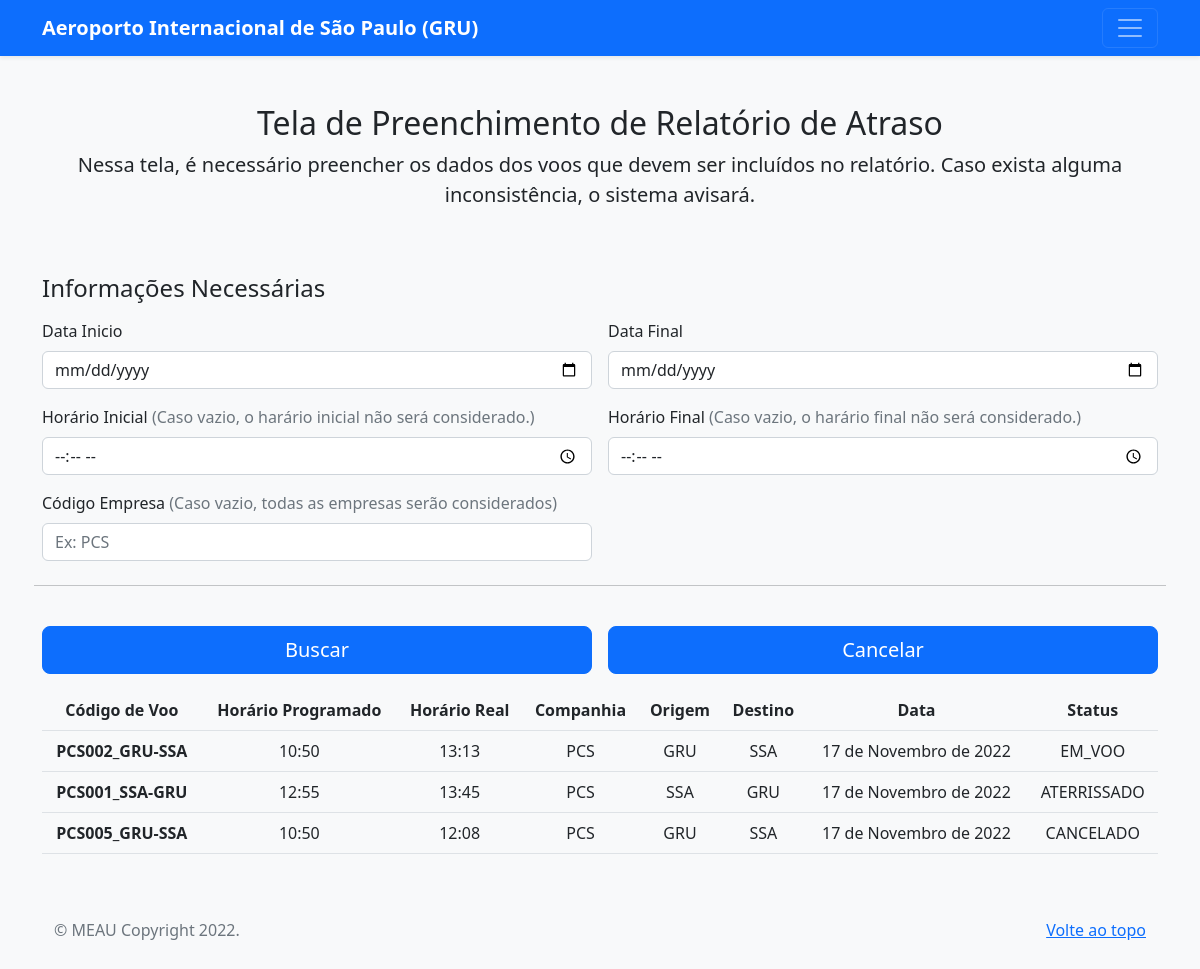
The page /preenchimentoPeriodo/ on the database as committed earlier.
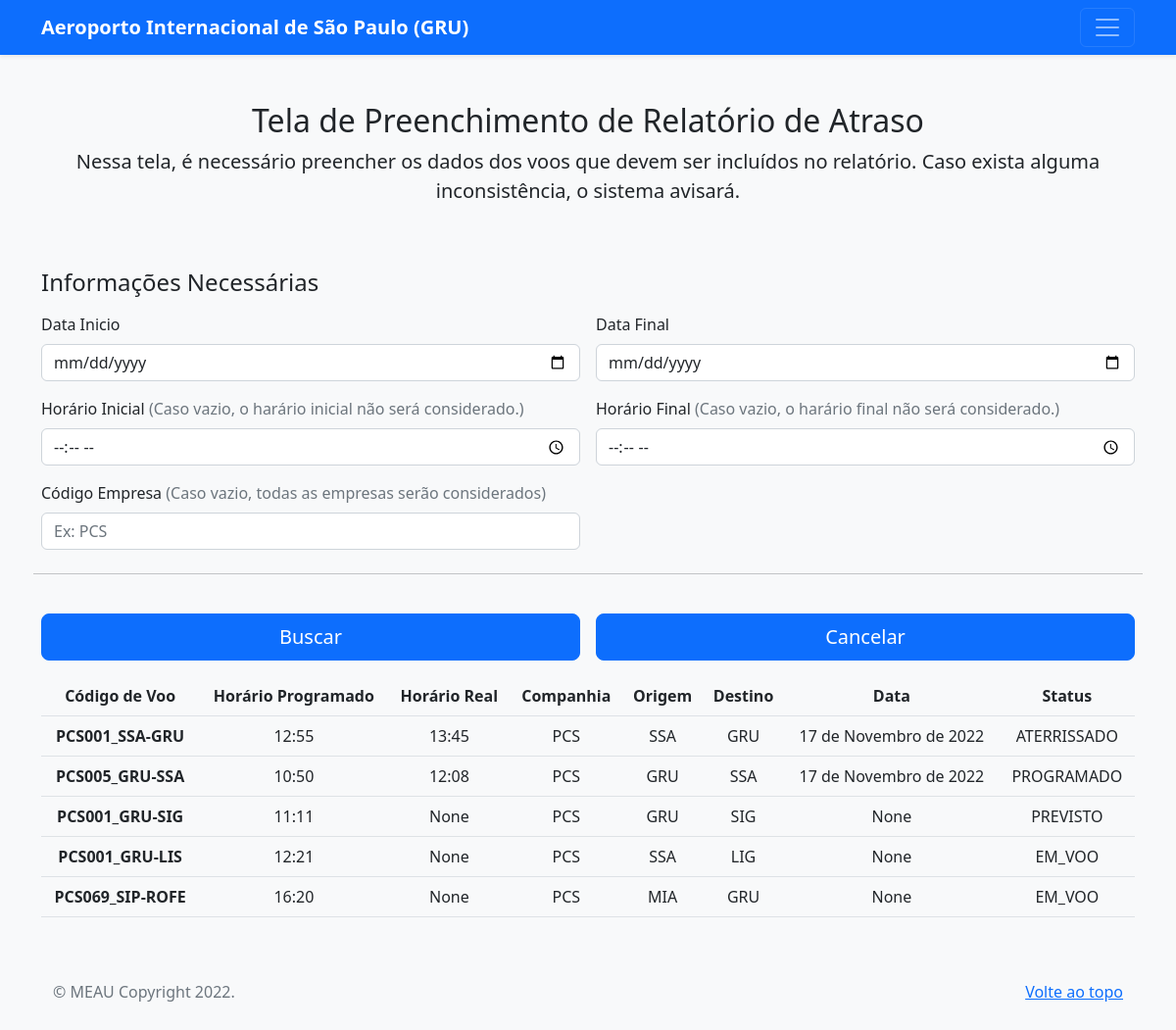
The same page on the database as committed later.
### book/models.py (models this page shows, shortened)
class Historico(models.Model):
    class Status(models.TextChoices):
            PREVISTO = 'PREVISTO'
            EMBARCANDO = 'EMBARCANDO'
            CANCELADO = 'CANCELADO'
            PROGRAMADO = 'PROGRAMADO'
            TAXIANDO = 'TAXIANDO'
            PRONTO = 'PRONTO'
            AUTORIZADO = 'AUTORIZADO'
            EM_VOO = 'EM_VOO'
            ATERRISSADO = 'ATERRISSADO'
    id = models.AutoField(primary_key=True)
    voo  = models.ForeignKey(Voo, on_delete=models.CASCADE)
    data = models.DateField()
    horarioReal = models.TimeField()
    status = models.CharField(choices=Status.choices, max_length=30)
    class Meta:
        db_table = 'historico'

class Voo(models.Model):
    id = models.AutoField(primary_key=True)
    codigoVoo = models.CharField(max_length=14, unique=True)
    companhia = models.CharField(max_length=20)
    origem = models.CharField(max_length=30)
    destino = models.CharField(max_length=30)
    horarioProgramado = models.TimeField()
    class Meta:
        db_table = 'voo'

### book/views.py (the view, shortened to what this page needs)
# urls.py: path('preenchimentoPeriodo/', views.preenchimentoPeriodo, name='periodo'),
def preenchimentoPeriodo(request):
    periodos = Historico.objects.select_related("voo")
    return render(request, "preenchimentoPeriodo.html", {'periodos': periodos})

### template/preenchimentoPeriodo.html (shortened to what the changed rows need)
<!doctype html>
<html lang="pt-br">
<head>
    <link href="../static/css/bootstrap.min.css" rel="stylesheet">
    <link href="../static/js/form-validation.js" rel="stylesheet">
</head>
<body class="bg-light">
    <div class="container">
        <main>
            <div class="py-5 text-center">
                <h2>Tela de Preenchimento de Relatório de Atraso</h2>
            </div>
            <div>
                <div>
                    <form action={% url 'periodo' %} method="POST" class="needs-validation">
                        <table class="table text-center">
                            <tr>
                                <th scope="col">Código de Voo</th>
                                <th scope="col">Horário Programado</th>
                                <th scope="col">Horário Real</th>
                                <th scope="col">Companhia</th>
                                <th scope="col">Origem</th>
                                <th scope="col">Destino</th>
                                <th scope="col">Data</th>
                                <th scope="col">Status</th>
                            </tr>
                            {% for x in periodos %}
                            <tr class="center-text">
                                <th scope="row">{{ x.voo.codigoVoo }}</th>
                                <td>{{ x.voo.horarioProgramado }}</td>
                                <td>{{ x.horarioReal }}</td>
                                <td>{{ x.voo.companhia }}</td>
                                <td>{{ x.voo.origem }}</td>
                                <td>{{ x.voo.destino }}</td>
                                <td>{{ x.data }}</td>
                                <td>{{ x.status }}</td>
                            </tr>
                            {% endfor %}
                        </table>
                    </form>
                </div>
            </div>
        </main>
    </div>
</body>
</html>

Rows that differ between the two databases and show on the page:
removed Historico: voo.codigoVoo "PCS002_GRU-SSA", voo.horarioProgramado "10:50", horarioReal "13:13", voo.companhia "PCS", voo.origem "GRU", voo.destino "SSA", data "17 de Novembro de 2022", status "EM_VOO"
changed Historico "PCS005_GRU-SSA": status "CANCELADO" → "PROGRAMADO"
added Historico: voo.codigoVoo "PCS001_GRU-SIG", voo.horarioProgramado "11:11", horarioReal "None", voo.companhia "PCS", voo.origem "GRU", voo.destino "SIG", data "None", status "PREVISTO"
added Historico: voo.codigoVoo "PCS001_GRU-LIS", voo.horarioProgramado "12:21", horarioReal "None", voo.companhia "PCS", voo.origem "SSA", voo.destino "LIG", data "None", status "EM_VOO"
added Historico: voo.codigoVoo "PCS069_SIP-ROFE", voo.horarioProgramado "16:20", horarioReal "None", voo.companhia "PCS", voo.origem "MIA", voo.destino "GRU", data "None", status "EM_VOO"
